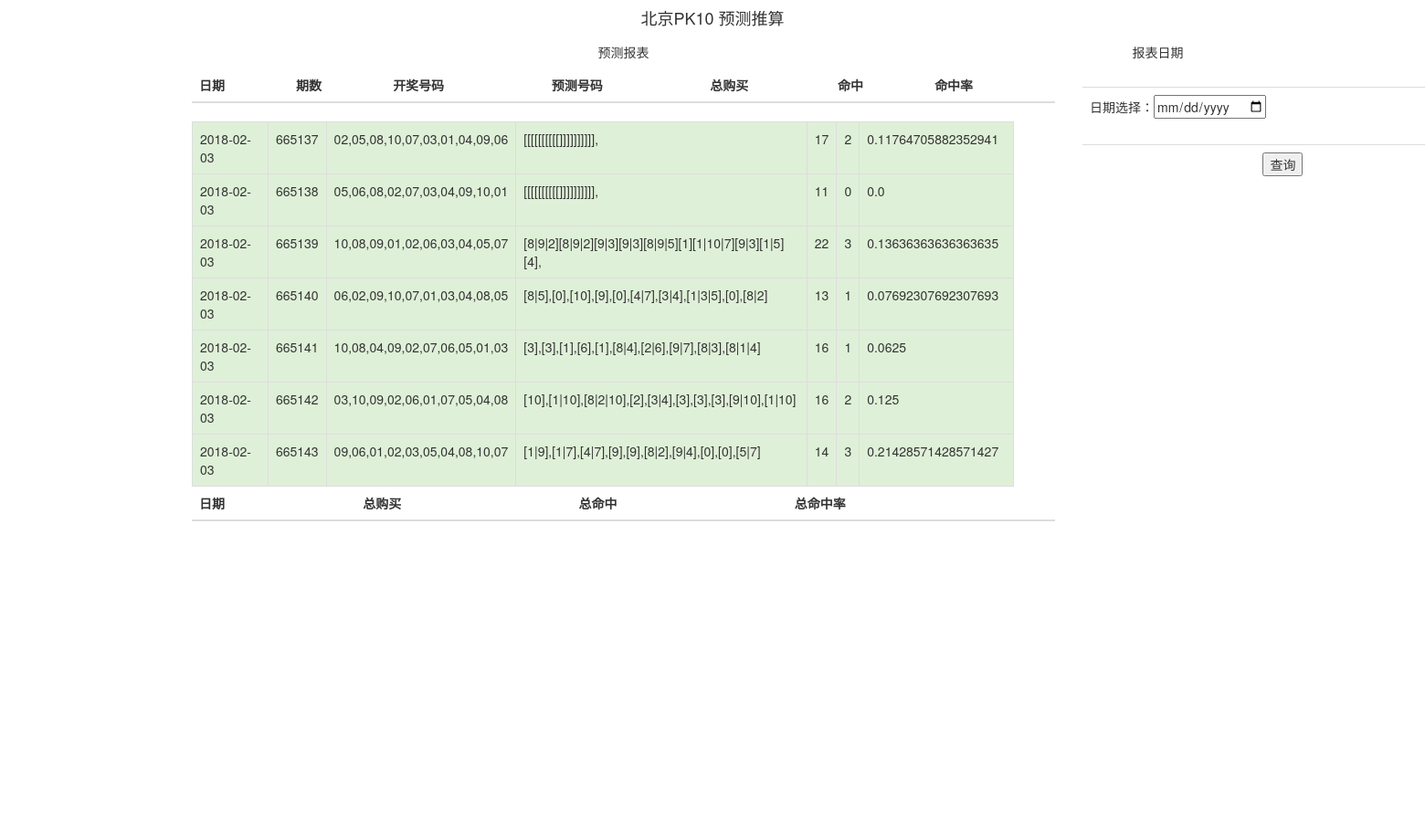
The app's page /predict_report/ with its own data.
### predict/models.py (models this page shows)
class KillPredict(models.Model):
    kill_predict_date = models.CharField(max_length=100)
    kill_predict_time = models.CharField(max_length=100)
    lottery_id =  models.IntegerField()
    kill_predict_number = models.CharField(max_length=200)
    kill_predict_number_desc = models.CharField(null=True, blank=True, max_length=300)
    lottery_number = models.CharField(max_length=200)
    predict_total = models.IntegerField(null=True, blank=True)
    target_total = models.IntegerField(null=True, blank=True)
    predict_accuracy = models.FloatField(null=True, blank=True)

### predict/report.py (the view)
# urls.py: url(r'^predict_report/$', predict.report.predict_report),
def predict_report(request):
    current_date = time.strftime('%Y-%m-%d',time.localtime(time.time()))
    obj_pro_predict = KillPredict.objects.filter(kill_predict_date=current_date)
    print "obj_pro",obj_pro_predict
    return render_to_response('predict_list.html',{"obj_pro_predict":obj_pro_predict})

### templates/predict_list.html (shortened to what this page needs)
<!DOCTYPE html>
<html>
<head lang="en">
    <link href="http://cdn.bootcss.com/twitter-bootstrap/3.0.3/css/bootstrap.min.css" rel="stylesheet">
</head>
<body>
<div class="container">
	<div class="row clearfix">
		<div class="col-md-12 column">
			<h4 align="center">
				北京PK10 预测推算
			</h4>
			<div class="row clearfix">
				<div class="col-md-10 column">
					<h5 align="center" color="red">
						预测报表
					</h5>
					<table class="table">
						<thead>
								<tr>
                                    <th>
										日期
									</th>
									<th>
										期数
									</th>
									<th>
										开奖号码
									</th>
									<th>
										预测号码
									</th>
									<th>
										总购买
									</th>
									<th>
										命中
									</th>
									<th>
										命中率
									</th>
								</tr>
						</thead>
					</table>
					<div style="overflow-x: auto; overflow-y: auto; height: 400px; width:900px;">
						<table  class="table table-bordered scrolltable">
							<tbody>
							{% for prob in obj_pro_predict %}
								<tr class="success">
                                    <td>
										{{prob.kill_predict_date}}
									</td>
									<td>
										{{prob.lottery_id}}
									</td>
									<td>
										{{prob.lottery_number}}
									</td>
									<td>
										{{prob.kill_predict_number_desc}}
									</td>
									<td>
										{{prob.predict_total}}
									</td>
									<td>
										{{prob.target_total}}
									</td>
									<td>
										{{prob.predict_accuracy}}
									</td>
								</tr>
							{% endfor %}
							</tbody>
						</table>
					</div>
                    <table class="table" width=100%>
						<thead>
								<tr>
									<th>
										日期
									</th>
									<th>
										总购买
									</th>
                                    <th>
										总命中
									</th>
									<th>
										总命中率
									</th>
								</tr>
						</thead>
					</table>
                    <div style="overflow-x: auto; overflow-y: auto; height: 300px; width:900px;">
					</div>
				</div>
				<div class="col-md-2 column">
					<h5 align="center">
						报表日期
					</h5>
                    <div style="overflow-x: auto; overflow-y: auto; height: 300px; width:900px;">
					    <table  class="table">
						<tbody>
                            <form action="/control_predict_report/" method="post" id="user_form">
                <table class="table ">
                    <tr>
                        <td>
                            日期选择：<input type="date" id="in_date_id" name="in_date" value="{{ p_date }}" />
                        </td>
                    </tr>
                </table>
                    </form>
                <table class="table">
                    <th>
                        <td>
                            <button onclick="judgeevaluation()"  name="ABC" value="start">查询</button>
                        </td>
                    </th>
                </table>
						</tbody>
					</table>
                    </div>
				</div>
			</div>
		</div>
	</div>
</div>
</body>
</html>

### records on screen
KillPredict: kill_predict_date "2018-02-03", lottery_id "665137", lottery_number "02,05,08,10,07,03,01,04,09,06", kill_predict_number_desc "[[[[[[[[[[]]]]]]]]]],", predict_total "17", target_total "2", predict_accuracy "0.11764705882352941"
KillPredict: kill_predict_date "2018-02-03", lottery_id "665138", lottery_number "05,06,08,02,07,03,04,09,10,01", kill_predict_number_desc "[[[[[[[[[[]]]]]]]]]],", predict_total "11", target_total "0", predict_accuracy "0.0"
KillPredict: kill_predict_date "2018-02-03", lottery_id "665139", lottery_number "10,08,09,01,02,06,03,04,05,07", kill_predict_number_desc "[8|9|2][8|9|2][9|3][9|3][8|9|5][1][1|10|7][9|3][1|5][4],", predict_total "22", target_total "3", predict_accuracy "0.13636363636363635"
KillPredict: kill_predict_date "2018-02-03", lottery_id "665140", lottery_number "06,02,09,10,07,01,03,04,08,05", kill_predict_number_desc "[8|5],[0],[10],[9],[0],[4|7],[3|4],[1|3|5],[0],[8|2]", predict_total "13", target_total "1", predict_accuracy "0.07692307692307693"
KillPredict: kill_predict_date "2018-02-03", lottery_id "665141", lottery_number "10,08,04,09,02,07,06,05,01,03", kill_predict_number_desc "[3],[3],[1],[6],[1],[8|4],[2|6],[9|7],[8|3],[8|1|4]", predict_total "16", target_total "1", predict_accuracy "0.0625"
KillPredict: kill_predict_date "2018-02-03", lottery_id "665142", lottery_number "03,10,09,02,06,01,07,05,04,08", kill_predict_number_desc "[10],[1|10],[8|2|10],[2],[3|4],[3],[3],[3],[9|10],[1|10]", predict_total "16", target_total "2", predict_accuracy "0.125"
KillPredict: kill_predict_date "2018-02-03", lottery_id "665143", lottery_number "09,06,01,02,03,05,04,08,10,07", kill_predict_number_desc "[1|9],[1|7],[4|7],[9],[9],[8|2],[9|4],[0],[0],[5|7]", predict_total "14", target_total "3", predict_accuracy "0.21428571428571427"
